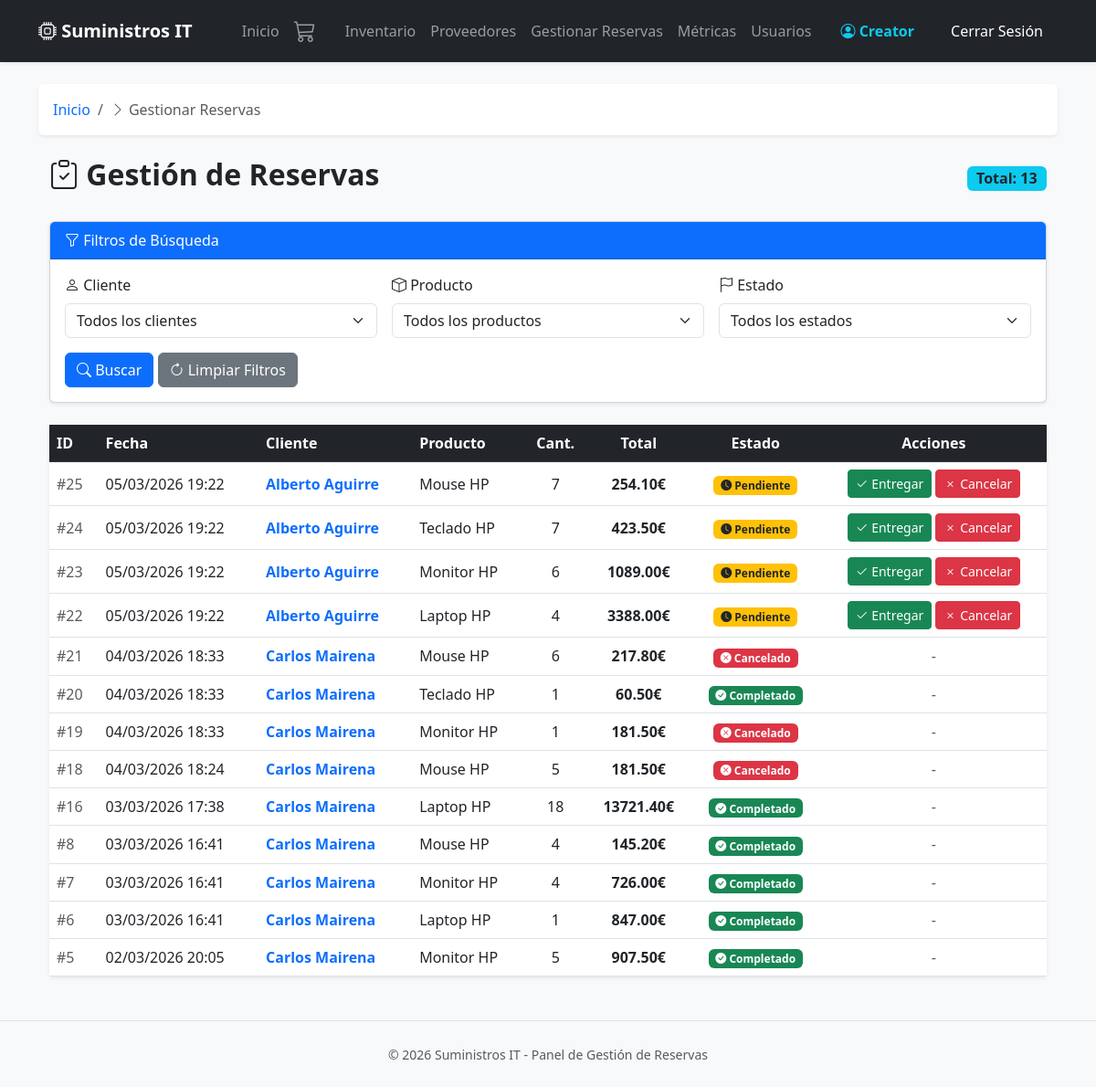
Screenshot of /admin/reservas (signed in) with the database file from the repository.
### models.py (models this page shows, shortened)
class Usuario(db.Model, UserMixin):
    id = db.Column(db.Integer, primary_key=True)
    username = db.Column(db.String(50), unique=True, nullable=False, index=True)  # Índice para búsquedas rápidas en login
    password = db.Column(db.String(200), nullable=False)
    rol = db.Column(db.String(20), default='cliente', index=True)  # Índice para filtros por rol
    activo = db.Column(db.Boolean, default=True, index=True)  # Índice para filtros de usuarios activos

class Pedido(db.Model):
    id = db.Column(db.Integer, primary_key=True)
    fecha = db.Column(db.DateTime, default=lambda: datetime.now(timezone.utc), index=True)  # Índice para ordenación
    cantidad = db.Column(db.Integer, nullable=False)
    precio_unidad_coste = db.Column(db.Float, nullable=False)
    precio_unidad_venta = db.Column(db.Float, nullable=False)
    total_venta = db.Column(db.Float, nullable=False)
    descuento_aplicado = db.Column(db.Float, default=0.0)
    iva_aplicado = db.Column(db.Float, default=21.0)
    tipo = db.Column(db.String(10), nullable=False, default='venta', index=True)  # Índice para filtros
    estado = db.Column(db.String(20), default='pendiente', index=True)  # Índice para filtros
    usuario_id = db.Column(db.Integer, db.ForeignKey('usuario.id'), nullable=False, index=True)  # Índice para JOINs
    producto_id = db.Column(db.Integer, db.ForeignKey('producto.id'), nullable=False, index=True)  # Índice para JOINs
    usuario = db.relationship('Usuario', backref=db.backref('pedidos', lazy='dynamic'))  # lazy='dynamic' optimizado
    producto = db.relationship('Producto', backref=db.backref('pedidos', lazy='dynamic'))  # lazy='dynamic' optimizado
    __table_args__ = (
        db.Index('idx_pedido_tipo_estado', 'tipo', 'estado'),  # Para dashboard
        db.Index('idx_pedido_usuario_estado', 'usuario_id', 'estado'),  # Para pedidos de cliente
        db.Index('idx_pedido_producto_tipo', 'producto_id', 'tipo', 'estado'),  # Para stock reservado
    )

class Producto(db.Model):
    id = db.Column(db.Integer, primary_key=True)
    nombre = db.Column(db.String(100), nullable=False, index=True)  # Índice para búsquedas
    descripcion = db.Column(db.Text)
    precio_coste = db.Column(db.Float, nullable=False)
    precio_venta = db.Column(db.Float, nullable=False)
    cantidad_actual = db.Column(db.Integer, default=0, index=True)  # Índice para filtros de stock
    stock_maximo = db.Column(db.Integer, default=100)
    referencia = db.Column(db.String(50), unique=True, index=True)  # Índice para búsquedas por referencia
    ubicacion = db.Column(db.String(100))
    proveedor_id = db.Column(db.Integer, db.ForeignKey('proveedor.id'), index=True)  # Índice para JOINs
    active = db.Column(db.Boolean, default=True, nullable=False, index=True)  # Índice para filtros de activos
    __table_args__ = (
        db.Index('idx_producto_busqueda', 'nombre', 'referencia'),
        db.Index('idx_producto_activo_stock', 'active', 'cantidad_actual'),  # Para catálogo
    )

### main.py (the view)
    @app.route('/admin/reservas')
    @login_required
    @admin_required
    def panel_admin_reservas():
        limpiar_reservas_expiradas()  # Limpiamos antes de mostrar
        filtro_cliente = request.args.get('cliente', '')
        filtro_producto = request.args.get('producto', '')
        filtro_estado = request.args.get('estado', '')
        page = request.args.get('page', 1, type=int)
        query = Pedido.query.options(
            joinedload(Pedido.usuario),  # Eager loading
            joinedload(Pedido.producto)   # Eager loading
        ).filter_by(tipo='venta')
        if filtro_cliente:
            query = query.filter(Pedido.usuario_id == int(filtro_cliente))
        if filtro_producto:
            query = query.filter(Pedido.producto_id == int(filtro_producto))
        if filtro_estado:
            query = query.filter(Pedido.estado == filtro_estado)
        pagination = query.order_by(Pedido.fecha.desc()).paginate(
            page=page, per_page=25, error_out=False
        )
        clientes = Usuario.query.filter_by(rol='cliente').all()
        productos = Producto.query.all()
        return render_template('admin_reservas.html',
                               pagination=pagination,
                               reservas=pagination.items,
                               clientes=clientes,
                               productos=productos,
                               filtro_cliente=filtro_cliente,
                               filtro_producto=filtro_producto,
                               filtro_estado=filtro_estado)

### main.py (called while the page is built)
def admin_required(f):
    @wraps(f)
    def decorated_function(*args, **kwargs):
        if not current_user.is_authenticated or current_user.rol != 'admin':
            flash("Acceso denegado. Solo administradores pueden acceder.", "danger")
            return redirect(url_for('index'))
        return f(*args, **kwargs)
    return decorated_function

### templates/admin_reservas.html (shortened to what this page needs)
{% extends 'base.html' %}
{% block content %}
<div class="container mt-4">
    <div class="d-flex justify-content-between align-items-center mb-4">
        <h2 class="fw-bold"><i class="bi bi-clipboard-check"></i> Gestión de Reservas</h2>
        <span class="badge bg-info text-dark fs-6">Total: {{ reservas|length }}</span>
    </div>
    <div class="card mb-4 shadow-sm">
        <div class="card-header bg-primary text-white">
            <i class="bi bi-funnel"></i> Filtros de Búsqueda
        </div>
        <div class="card-body">
            <form method="GET" action="{{ url_for('panel_admin_reservas') }}">
                <div class="row g-3">
                    <div class="col-md-4">
                        <label class="form-label"><i class="bi bi-person"></i> Cliente</label>
                        <select name="cliente" class="form-select">
                            <option value="">Todos los clientes</option>
                        </select>
                    </div>
                    <div class="col-md-4">
                        <label class="form-label"><i class="bi bi-box"></i> Producto</label>
                        <select name="producto" class="form-select">
                            <option value="">Todos los productos</option>
                        </select>
                    </div>
                    <div class="col-md-4">
                        <label class="form-label"><i class="bi bi-flag"></i> Estado</label>
                        <select name="estado" class="form-select">
                            <option value="">Todos los estados</option>
                        </select>
                    </div>
                </div>
                <div class="row mt-3">
                    <div class="col-12">
                        <button type="submit" class="btn btn-primary">
                            <i class="bi bi-search"></i> Buscar
                        </button>
                        <a href="{{ url_for('panel_admin_reservas') }}" class="btn btn-secondary">
                            <i class="bi bi-arrow-clockwise"></i> Limpiar Filtros
                        </a>
                    </div>
                </div>
            </form>
        </div>
    </div>
    <div class="card shadow-sm border-0">
        <div class="table-responsive">
            <table class="table table-hover align-middle mb-0">
                <thead class="table-dark">
                    <tr>
                        <th>ID</th>
                        <th>Fecha</th>
                        <th>Cliente</th>
                        <th>Producto</th>
                        <th class="text-center">Cant.</th>
                        <th class="text-center">Total</th>
                        <th class="text-center">Estado</th>
                        <th class="text-center">Acciones</th>
                    </tr>
                </thead>
                <tbody>
                    {% if reservas %}
                        {% for r in reservas %}
                        <tr>
                            <td class="text-muted">#{{ r.id }}</td>
                            <td>{{ r.fecha.strftime('%d/%m/%Y %H:%M') }}</td>
                            <td>
                                <span class="fw-bold text-primary">{{ r.usuario.username }}</span>
                            </td>
                            <td>{{ r.producto.nombre }}</td>
                            <td class="text-center">{{ r.cantidad }}</td>
                            <td class="text-center fw-bold">{{ "%.2f"|format(r.total_venta) }}€</td>
                            <td class="text-center">
                                {% if r.estado == 'completado' %}
                                    <span class="badge bg-success">
                                        <i class="bi bi-check-circle-fill"></i> Completado
                                    </span>
                                {% elif r.estado == 'cancelado' %}
                                    <span class="badge bg-danger">
                                        <i class="bi bi-x-circle-fill"></i> Cancelado
                                    </span>
                                {% elif r.estado == 'pendiente' %}
                                    <span class="badge bg-warning text-dark">
                                        <i class="bi bi-clock-fill"></i> Pendiente
                                    </span>
                                {% else %}
                                    <span class="badge bg-secondary">{{ r.estado }}</span>
                                {% endif %}
                            </td>
                            <td class="text-center">
                                {% if r.estado == 'pendiente' %}
                                    <a href="{{ url_for('confirmar_entrega', id=r.id) }}"
                                       class="btn btn-success btn-sm">
                                        <i class="bi bi-check2"></i> Entregar
                                    </a>
                                    <a href="{{ url_for('cancelar_reserva', pedido_id=r.id) }}"
                                       class="btn btn-danger btn-sm"
                                       onclick="return confirm('¿Cancelar esta reserva?')">
                                        <i class="bi bi-x"></i> Cancelar
                                    </a>
                                {% else %}
                                    <span class="text-muted">-</span>
                                {% endif %}
                            </td>
                        </tr>
                        {% endfor %}
                    {% endif %}
                </tbody>
            </table>
        </div>
    </div>
</div>
{% endblock %}

### templates/base.html (shortened to what this page needs)
<!DOCTYPE html>
<html lang="es">
<head>
    <link href="https://cdn.jsdelivr.net/npm/bootstrap@5.3.0/dist/css/bootstrap.min.css" rel="stylesheet">
    <link rel="stylesheet" href="https://cdn.jsdelivr.net/npm/bootstrap-icons@1.11.0/font/bootstrap-icons.css">
</head>
<body class="bg-light">
    <nav class="navbar navbar-expand-lg navbar-dark bg-dark mb-4 shadow-sm">
        <div class="container">
            <a class="navbar-brand fw-bold" href="{{ url_for('index') }}">
                <i class="bi bi-cpu"></i> Suministros IT
            </a>
            <div class="collapse navbar-collapse" id="navbarNav">
                <div class="navbar-nav ms-auto align-items-center">
                    <a class="nav-link" href="{{ url_for('index') }}">Inicio</a>
                    {% if current_user.is_authenticated %}
                        <a class="nav-link position-relative me-3" href="{{ url_for('ver_carrito') }}" title="Ver mi carrito">
                            <i class="bi bi-cart3 fs-4"></i>
                        </a>
                        {% if current_user.rol == 'admin' %}
                            <a class="nav-link" href="{{ url_for('inventario') }}">Inventario</a>
                            <a class="nav-link" href="{{ url_for('ver_proveedores') }}">Proveedores</a>
                            <a class="nav-link" href="{{ url_for('panel_admin_reservas') }}">Gestionar Reservas</a>
                            <a class="nav-link" href="{{ url_for('dashboard') }}">Métricas</a>
                            <a class="nav-link" href="{{ url_for('ver_usuarios') }}">Usuarios</a>
                        {% elif current_user.rol == 'cliente' %}
                            <a class="nav-link" href="{{ url_for('ver_catalogo') }}">Catálogo</a>
                            <a class="nav-link" href="{{ url_for('pedidos_clientes') }}">Mis Reservas</a>
                        {% endif %}
                        <a class="nav-link ms-3 me-2 text-info fw-semibold" href="{{ url_for('perfil') }}" title="Ver mi perfil">
                            <i class="bi bi-person-circle"></i> {{ current_user.username }}
                        </a>
                        <a class="nav-link btn btn-outline-danger btn-sm text-white px-3 ms-2" href="{{ url_for('logout') }}">
                            Cerrar Sesión
                        </a>
                    {% else %}
                        <a class="nav-link" href="{{ url_for('login') }}">Iniciar Sesión</a>
                        <a class="nav-link btn btn-primary btn-sm text-white px-3 ms-2" href="{{ url_for('registro') }}">Registrarse</a>
                    {% endif %}
                </div>
            </div>
        </div>
    </nav>
    <div class="container">
        {% if current_user.is_authenticated %}
            {% set breadcrumbs = generate_breadcrumbs() %}
            {% if breadcrumbs|length > 1 %}
            <nav aria-label="breadcrumb" class="mb-3">
                <ol class="breadcrumb bg-white p-3 rounded shadow-sm">
                    {% for crumb in breadcrumbs %}
                        {% if crumb.active %}
                            <li class="breadcrumb-item active" aria-current="page">
                                <i class="bi bi-chevron-right text-muted me-1"></i>{{ crumb.text }}
                            </li>
                        {% else %}
                            <li class="breadcrumb-item">
                                <a href="{{ crumb.url }}" class="text-decoration-none">{{ crumb.text }}</a>
                            </li>
                        {% endif %}
                    {% endfor %}
                </ol>
            </nav>
            {% endif %}
        {% endif %}
        {% block content %}{% endblock %}
    </div>
    <footer class="text-center py-4 mt-5 text-muted border-top">
        <small>&copy; 2026 Suministros IT - Panel de Gestión de Reservas</small>
    </footer>
</body>
</html>

### rows the page displays
Usuario: username "Creator"
Pedido: id "25", fecha "05/03/2026 19:22", usuario.username "Alberto Aguirre", producto.nombre "Mouse HP", cantidad "7", total_venta "254.10", estado "pendiente" (drawn)
Pedido: id "24", fecha "05/03/2026 19:22", usuario.username "Alberto Aguirre", producto.nombre "Teclado HP", cantidad "7", total_venta "423.50", estado "pendiente" (drawn)
Pedido: id "23", fecha "05/03/2026 19:22", usuario.username "Alberto Aguirre", producto.nombre "Monitor HP", cantidad "6", total_venta "1089.00", estado "pendiente" (drawn)
Pedido: id "22", fecha "05/03/2026 19:22", usuario.username "Alberto Aguirre", producto.nombre "Laptop HP", cantidad "4", total_venta "3388.00", estado "pendiente" (drawn)
Pedido: id "21", fecha "04/03/2026 18:33", usuario.username "Carlos Mairena", producto.nombre "Mouse HP", cantidad "6", total_venta "217.80", estado "cancelado" (drawn)
Pedido: id "20", fecha "04/03/2026 18:33", usuario.username "Carlos Mairena", producto.nombre "Teclado HP", cantidad "1", total_venta "60.50", estado "completado" (drawn)
Pedido: id "19", fecha "04/03/2026 18:33", usuario.username "Carlos Mairena", producto.nombre "Monitor HP", cantidad "1", total_venta "181.50", estado "cancelado" (drawn)
Pedido: id "18", fecha "04/03/2026 18:24", usuario.username "Carlos Mairena", producto.nombre "Mouse HP", cantidad "5", total_venta "181.50", estado "cancelado" (drawn)
Pedido: id "16", fecha "03/03/2026 17:38", usuario.username "Carlos Mairena", producto.nombre "Laptop HP", cantidad "18", total_venta "13721.40", estado "completado" (drawn)
Pedido: id "8", fecha "03/03/2026 16:41", usuario.username "Carlos Mairena", producto.nombre "Mouse HP", cantidad "4", total_venta "145.20", estado "completado" (drawn)
Pedido: id "7", fecha "03/03/2026 16:41", usuario.username "Carlos Mairena", producto.nombre "Monitor HP", cantidad "4", total_venta "726.00", estado "completado" (drawn)
Pedido: id "6", fecha "03/03/2026 16:41", usuario.username "Carlos Mairena", producto.nombre "Laptop HP", cantidad "1", total_venta "847.00", estado "completado" (drawn)
Pedido: id "5", fecha "02/03/2026 20:05", usuario.username "Carlos Mairena", producto.nombre "Monitor HP", cantidad "5", total_venta "907.50", estado "completado" (drawn)

### other values shown
{{ crumb.text }} "Inicio"
{{ crumb.text }} "Gestionar Reservas"
{{ reservas|length }} "13"
